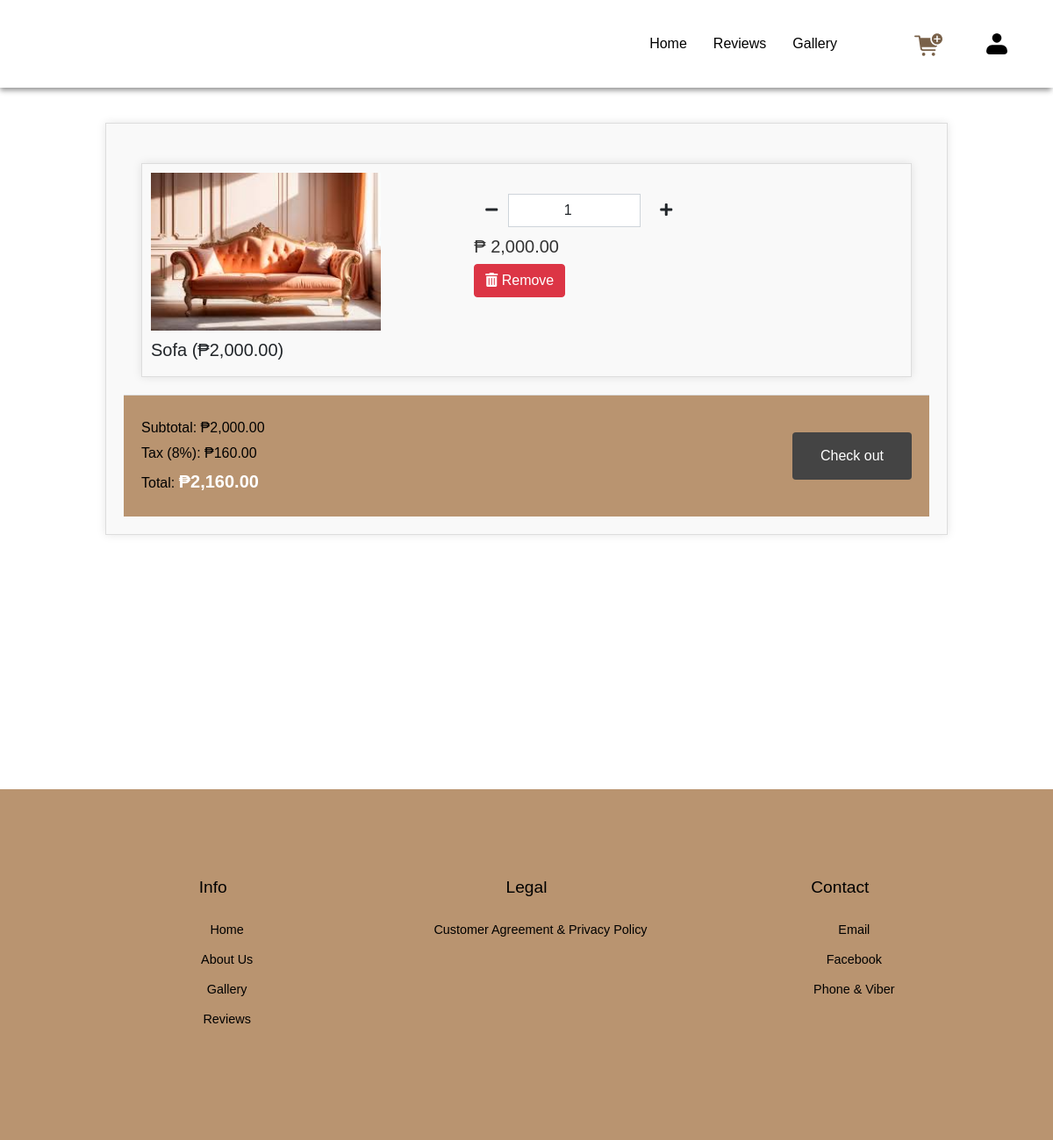
/Capstone_Client/cart/cart.php (signed in), run on an earlier commit of the app's database.
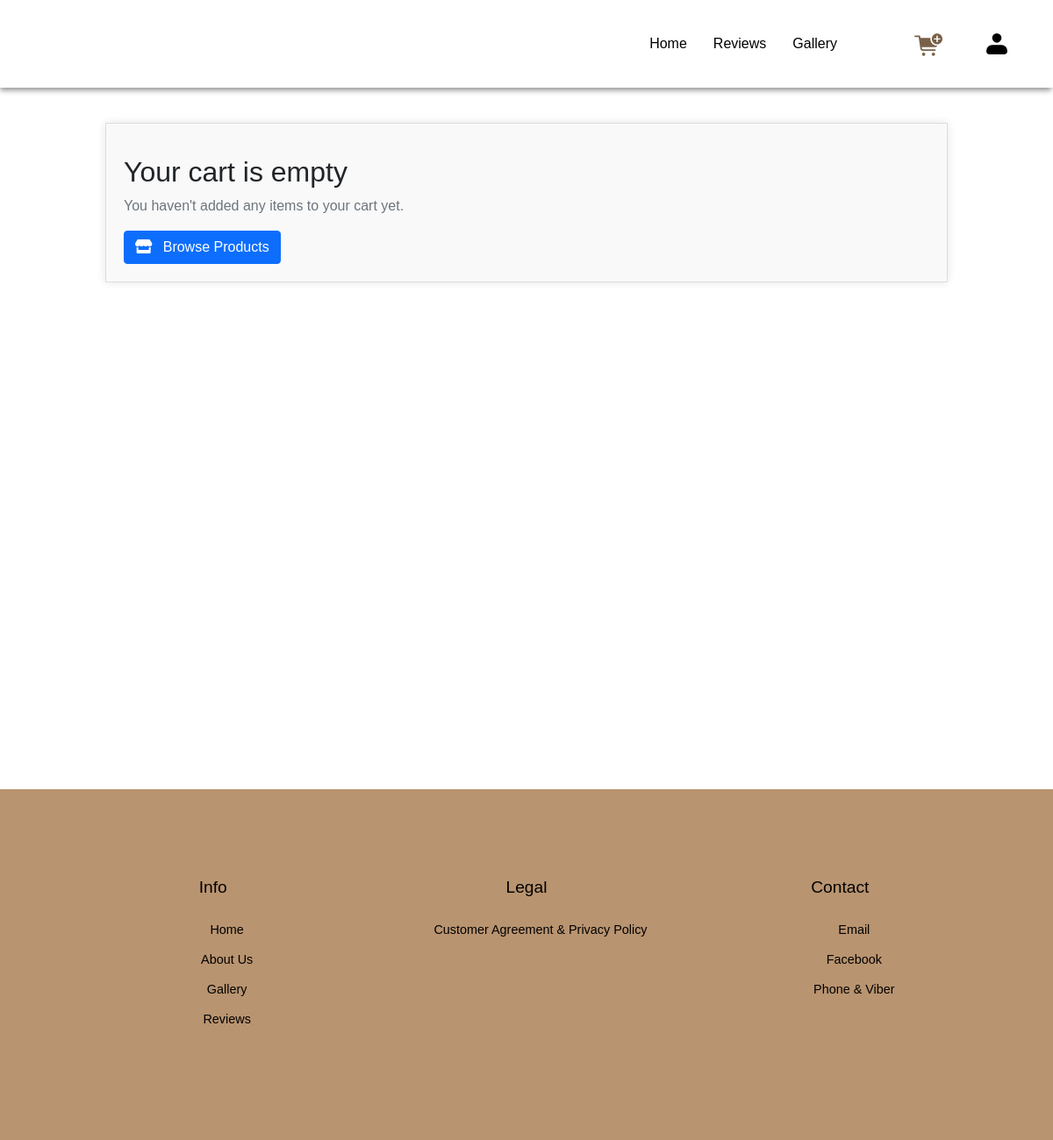
And on a later commit of the database.
### tables this page shows
CREATE TABLE `tbl_cart` (
  `Cart_ID` int(11) NOT NULL AUTO_INCREMENT,
  `User_ID` varchar(150) NOT NULL,
  `Product_ID` int(11) NOT NULL,
  `Quantity` int(11) NOT NULL,
  `Price` decimal(10,2) NOT NULL,
  `Total_Price` decimal(10,2) NOT NULL DEFAULT 0.00,
  `Order_Type` enum('pre_order','ready_made') NOT NULL DEFAULT 'ready_made',
  `Date_Added` timestamp NOT NULL DEFAULT current_timestamp(),
  PRIMARY KEY (`Cart_ID`),
  KEY `User_ID` (`User_ID`),
  KEY `Product_ID` (`Product_ID`),
  CONSTRAINT `tbl_cart_ibfk_1` FOREIGN KEY (`User_ID`) REFERENCES `tbl_user_info` (`User_ID`),
  CONSTRAINT `tbl_cart_ibfk_2` FOREIGN KEY (`Product_ID`) REFERENCES `tbl_prod_info` (`Product_ID`)
);

CREATE TABLE `tbl_prod_info` (
  `Product_ID` int(11) NOT NULL AUTO_INCREMENT,
  `Product_Name` varchar(255) NOT NULL,
  `Description` text DEFAULT NULL,
  `Category` varchar(100) DEFAULT NULL,
  `Sizes` varchar(100) DEFAULT NULL,
  `Color` varchar(50) DEFAULT NULL,
  `Stock` varchar(100) DEFAULT NULL,
  `Assembly_Required` varchar(255) DEFAULT NULL,
  `ImageURL` varchar(255) DEFAULT NULL,
  `Price` varchar(255) NOT NULL,
  `Sold` varchar(255) DEFAULT NULL,
  `DateAdded` timestamp NOT NULL DEFAULT current_timestamp(),
  `LastUpdate` timestamp NOT NULL DEFAULT current_timestamp() ON UPDATE current_timestamp(),
  `GLB_File_URL` varchar(255) DEFAULT NULL,
  `product_type` enum('readymade','custom') DEFAULT 'readymade',
  PRIMARY KEY (`Product_ID`)
);

### Capstone_Client/cart/cart.php (the view, shortened to what this page needs)
<?php
include("../config/database.php");
$stmt = $pdo->prepare("
    SELECT
        c.Cart_ID,
        c.Product_ID,
        c.Quantity,
        c.Price,
        c.Total_Price,
        c.Order_Type,
        c.Date_Added,
        p.Product_Name,
        p.ImageURL AS product_image
    FROM tbl_cart c
    LEFT JOIN tbl_prod_info p
        ON c.Product_ID = p.Product_ID
    WHERE c.User_ID = :user_id
    ORDER BY c.Date_Added DESC
");
$stmt->execute(['user_id' => $_SESSION["user_id"]]);
$cartItems = $stmt->fetchAll(PDO::FETCH_ASSOC);
$total = array_sum(array_column($cartItems, 'Total_Price'));
?>
<!DOCTYPE html>
<html lang="en">
<head>
    <link rel="stylesheet" href="../static/css-files/nav.css">
    <link rel="stylesheet" href="../static/css-files/cart.css">
    <link rel="stylesheet" href="../static/css-files/Home.css">
    <link href="https://cdn.jsdelivr.net/npm/bootstrap@5.0.2/dist/css/bootstrap.min.css" rel="stylesheet">
    <link rel="stylesheet" href="https://cdnjs.cloudflare.com/ajax/libs/font-awesome/6.4.2/css/all.min.css">
    <link rel="stylesheet" href="https://cdn.jsdelivr.net/npm/swiper@11/swiper-bundle.min.css">
    <link rel="stylesheet" href="https://cdnjs.cloudflare.com/ajax/libs/font-awesome/5.15.4/css/all.min.css">
</head>
<body>
<header>
  <nav class="navbar">
    <a href="../dashboard/home.php" class="logo">
    </a>
    <ul class="menu-links no-bootstrap">
      <li class="dropdown">
        <a href="../dashboard/home.php">Home</a>
      </li>
      <li><a href="../reviews/review.php">Reviews</a></li>
      <li><a href="../gallery/gallery.php" class="">Gallery</a></li>
      <li><a href="../cart/cart.php" class="cart activecon" id="cart">Cart</a></li>
      <li class="dropdown">
        <a href="../profile/profile.php" class="profile" id="sign_in">Profile</a>
      </li>
    </ul>
  </nav>
</header>
<main>
    <div id="cart-container">
    <?php if (empty($cartItems)): ?>
        <div class="empty-cart">
            <h2 class="mt-3">Your cart is empty</h2>
            <p class="text-muted">You haven't added any items to your cart yet.</p>
            <a href="../gallery/gallery.php" class="btn btn-primary browse-btn">
                <i class="fas fa-store me-2"></i> Browse Products
            </a>
        </div>
    <?php else: ?>
            <div id="cart-items">
                <?php foreach ($cartItems as $item):
                    $images = $item['product_image']
                        ? explode(',', $item['product_image'])
                        : [];
                    $firstImage = !empty($images[0])
                        ? trim($images[0])
                        : '../static/images/placeholder.jpg';
                    $displayPrice = $item['Price'];
                ?>
                    <div class="cart-item"
                         data-id="<?= $item['Cart_ID'] ?>"
                         data-price="<?= $displayPrice ?>">
                        <div class="row">
                            <div class="col-md-7 center-item">
                                <img src="<?= htmlspecialchars($firstImage) ?>"
                                     alt="<?= htmlspecialchars($item['Product_Name'] ?? 'Product') ?>"
                                     class="cart-product-image">
                                <h5>
                                    <?= htmlspecialchars($item['Product_Name'] ?? 'Unnamed Product') ?>
                                    (₱<?= number_format($displayPrice, 2) ?>)
                                </h5>
                            </div>
                            <div class="col-md-5 center-item mt-4">
                                <div class="input-group number-spinner">
                                    <button class="btn btn-default qty-btn minus">
                                        <i class="fas fa-minus"></i>
                                    </button>
                                    <input type="number"
                                           class="form-control text-center quantity"
                                           value="<?= $item['Quantity'] ?>"
                                           min="1">
                                    <button class="btn btn-default qty-btn plus">
                                        <i class="fas fa-plus"></i>
                                    </button>
                                </div>
                                <h5 id="amountcart">
                                    ₱<span class="item-total">
                                        <?= number_format($displayPrice * $item['Quantity'], 2) ?>
                                    </span>
                                </h5>
                                <button class="btn btn-danger remove-btn">
                                    <i class="fas fa-trash-alt"></i> Remove
                                </button>
                            </div>
                        </div>
                    </div>
                <?php endforeach; ?>
            </div>
            <div id="cart-footer">
                <div class="cart-totals">
                    <p>Subtotal: <span id="subtotal">₱<?= number_format($total, 2) ?></span></p>
                    <p>Tax (8%): <span id="tax">₱<?= number_format($total * 0.08, 2) ?></span></p>
                    <p>Total: <span id="total">₱<?= number_format($total * 1.08, 2) ?></span></p>
                </div>
                <button id="checkout"
                        class="btn btn-primary checkout-btn"
                        onclick="proceedToCheckout()">
                    Check out
                </button>
            </div>
        <?php endif; ?>
    </div>
</main>
<footer class="footer">
  <div class="footer-row">
    <div class="footer-col">
      <h4>Info</h4>
      <ul class="links">
        <li><a href="home.php">Home</a></li>
        <li><a href="#about-section">About Us</a></li>
        <li><a href="../gallery/gallery.php">Gallery</a></li>
        <li><a href="../reviews/review.php">Reviews</a></li>
      </ul>
    </div>
    <div class="footer-col">
      <h4>Legal</h4>
      <ul class="links">
      <li><a href="../agreement/agreement.html">Customer Agreement & Privacy Policy</a></li>
      </ul>
    </div>
    <div class="footer-col">
    <h4>Contact</h4>
    <ul class="links">
      <li><a href="https://mail.google.com/mail/u/0/?fs=1&to=Rmbetisfurniture@yahoo.com&su=Your+Subject+Here&body=Your+message+here.&tf=cm" target="_blank">Email</a></li>
      <li><a href="https://www.facebook.com/BetisFurnitureExtension" target="_blank">Facebook</a></li>
      <li><a href="viber://chat?number=%2B6396596602006">Phone & Viber</a></li>
    </ul>
</div>
    </div>
</footer>
</body>
</html>

### Capstone_Client/static/css-files/nav.css (style rules this page uses)
* { margin: 0; padding: 0; box-sizing: border-box; font-family: 'Marcellus', sans-serif; }
:root { --main-bg-color: #B99470; --link-color: #000; --hover-color: #1dbf73; }
main { min-height: 100vh; }
header { position: sticky; left: 0; top: 0; width: 100%; z-index: 1; padding: 20px; background-color: white; box-shadow: -1px 4px 6px -1px rgba(0,0,0,0.43); -webkit-box-shadow: -1px 4px 6px -1px rgba(0,0,0,0.43); -moz-box-shadow: -1px 4px 6px -1px rgba(0,0,0,0.43); height: 100px; display: flex; justify-content: center; align-items: center; z-index: 10000; }
header .navbar { max-width: 2000px; width: 100%; display: flex; align-items: center; justify-content: space-between; align-content: center; padding: 0 20px; }
.navbar .menu-links { display: flex; align-items: center; list-style: none; gap: 30px; }
.navbar .menu-links li a { color:black; font-weight: 500; text-decoration: none; transition: 0.2s ease; }
.logo { color: rgb(0, 0, 0); text-decoration: none; font-weight: 500; position: relative; }
.cart { margin-left: 50px; display: inline-block; width: 3em; height: 2em; background-color: currentColor; -webkit-mask-image: var(--svg); mask-image: var(--svg); -webkit-mask-repeat: no-repeat; mask-repeat: no-repeat; -webkit-mask-size: 100% 100%; mask-size: 100% 100%; }
.profile { display: inline-block; width: 3em; height: 2em; background-color: currentColor; -webkit-mask-image: var(--svg); mask-image: var(--svg); -webkit-mask-repeat: no-repeat; mask-repeat: no-repeat; -webkit-mask-size: 100% 100%; mask-size: 100% 100%; }
.footer { max-width: 5000px; width: 100%; background-color: #B99470; }
.footer .footer-row { display: flex; flex-wrap: wrap; justify-content: space-between; gap: 3.5rem; padding: 60px; }
.footer-row .footer-col h4 { color: black; font-size: 1.2rem; font-weight: 400; }
.footer-col .links { margin-top: 20px; }
.footer-col .links li { list-style: none; margin-bottom: 10px; }
.footer-col .links li a { text-decoration: none; color: black; }

### Capstone_Client/static/css-files/cart.css (style rules this page uses)
#cart-container { width: 80%; margin: 40px auto; padding: 20px; background-color: #f9f9f9; border: 1px solid #ddd; box-shadow: 0 0 10px rgba(0, 0, 0, 0.1); }
.no-bootstrap { margin: 0 !important; padding-left: 0 !important; }
#cart-items { padding: 20px; }
.cart-item { display: flex; justify-content: space-between; align-items: center; padding: 10px; align-content: center; background-color: #f9f9f9; border: 1px solid #ddd; box-shadow: 0 0 10px rgba(0, 0, 0, 0.1); margin-top: 5px; }
#amountcart { font-size: 20px; color: #333; margin-top: 10px; }
.cart-product-image { max-width:270px; height:180px; margin-bottom: 10px; }
.quantity { margin: 0 10px; font-size: 16px; }
#cart-footer { background-color: #333; color: #fff; padding: 10px; text-align: center; }
#cart-footer { display: flex; justify-content: space-between; align-items: center; padding: 20px; background-color: #B99470; border-top: 1px solid #ddd; }
.cart-totals { text-align: left; }
.cart-totals p { margin: 5px 0; }
#checkout { background-color: #444 ; color: white; padding: 15px 32px; text-align: center; text-decoration: none; display: inline-block; font-size: 16px; cursor: pointer; border: none; border-radius: 4px; transition: background-color 0.3s ease; }
.cart-totals { color: black; }
#total { font-weight: bold; color: white; font-size: 20px; }

What changed in the data, as far as the page shows it:
removed tbl_cart: Product_ID.Product_Name "Sofa", Price "2,000.00", Quantity "1", $displayPrice * $item['Quantity'] "2,000.00"
Also different on the page:
$total: "2,000.00" → (not shown)
$total * 0.08: "160.00" → (not shown)
$total * 1.08: "2,160.00" → (not shown)
text no longer shown: "Subtotal: ₱ Tax (8%): ₱ Total: ₱ Check out"
text now shown: "Your cart is empty You haven't added any items to your cart yet. Browse Products"
